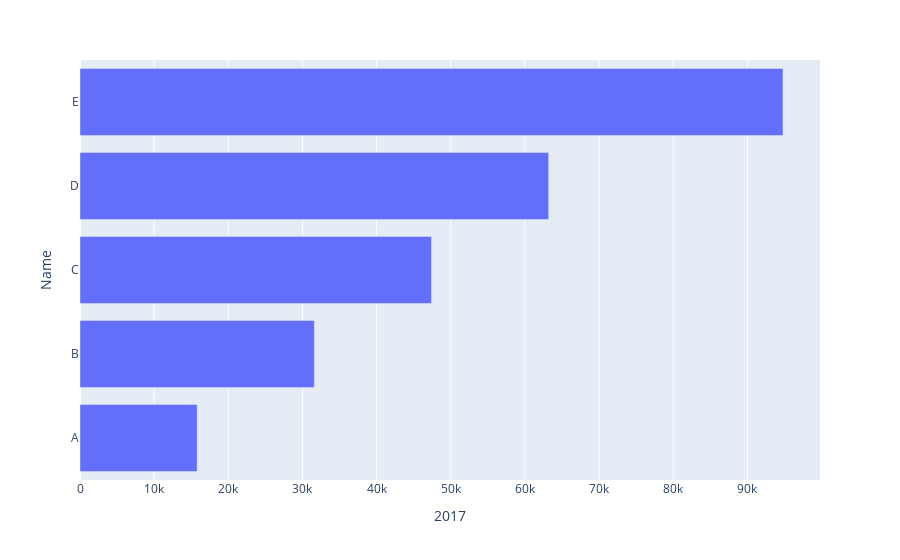

This figure's notebook cell:
### Code cell
#2 สลับแกน
yy = df['2017']*2
fig = px.bar(y=df.index,x=yy,labels={'x':'2017','y':'Name'})
fig.show()

### Figure 1 — Plotly figure (JSON) as saved in the notebook; plotly's stock layout.template omitted (floating-point values rounded to 4 significant figures)
{"data": [{"alignmentgroup": "True", "hovertemplate": "2017=%{x}<br>Name=%{y}<extra></extra>", "legendgroup": "", "marker": {"color": "#636efa"}, "name": "", "offsetgroup": "", "orientation": "h", "showlegend": false, "textposition": "auto", "type": "bar", "x": [15800, 31600, 47400, 63200, 94800], "xaxis": "x", "y": ["A", "B", "C", "D", "E"], "yaxis": "y"}], "layout": {"barmode": "relative", "legend": {"tracegroupgap": 0}, "margin": {"t": 60}, "xaxis": {"anchor": "y", "domain": [0, 1], "title": {"text": "2017"}}, "yaxis": {"anchor": "x", "domain": [0, 1], "title": {"text": "Name"}}}}
